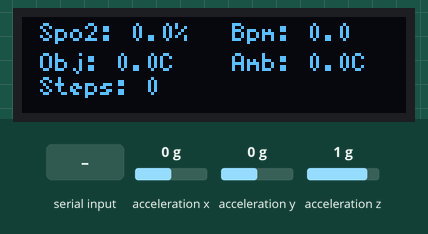
Bench run of a sketch on a simulated Arduino Uno, built with avr-gcc and run on an emulated ATmega328P. Shown: 128×32 one-colour display. Wiring (inferred from the names in the program): MPU-6050 motion sensor at I2C address 0x68. The inputs (shaded band) are chosen by the test bench; at power-on: acceleration x 0 g, acceleration y 0 g, acceleration z 1 g. What the sketch prints to the serial monitor is not drawn.

Above: at 1.2 s.
1.3 s: "90,45,200,10\n" received over the second serial link
At 2.0 s:
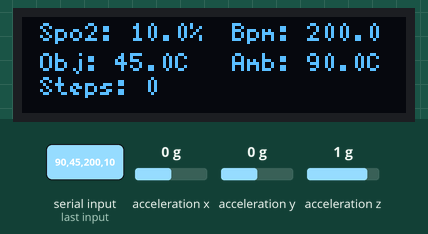
2.8 s: "30,150,10,200\n" received over the second serial link
At 4.4 s:
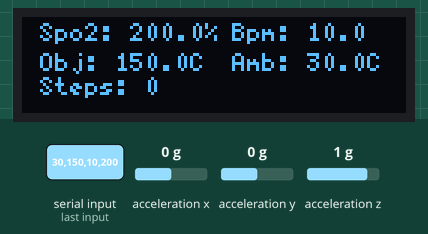
Timing chart, 0 to 5.9 s (numbered marks = the images above; inputs shaded):
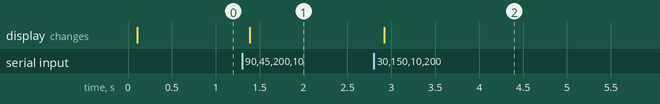

The sketch:

ArduinoNano.ino
```cpp
#include <SoftwareSerial.h>
#include <U8g2lib.h>
#include <Wire.h>

unsigned long lastStepCountSendTime = 0; // To keep track of the last transmission time
const unsigned long stepCountSendInterval = 1000; // Send every 1 second

// Variables for step counting
const int MPU_ADDR = 0x68; // I2C address of MPU-6050
int16_t accelX, accelY, accelZ;
int stepCount = 0;
float accMagnitudePrev = 0;

U8G2_SSD1306_128X32_UNIVISION_F_HW_I2C oled(U8G2_R0);
bool initialized=false;

// Define SoftwareSerial RX and TX pins
#define RX_PIN 10
#define TX_PIN 11

SoftwareSerial mySerial(RX_PIN, TX_PIN);

float bpm = 0.0, spo2 = 0.0, temp_obj = 0.0, temp_amb = 0.0;
char outputBuffer[50]; // Buffer for formatted output string


void init_display()
{
  if (not initialized)
  {
    oled.clearBuffer();
    oled.setCursor(24,12);
    oled.setFont(u8g2_font_5x7_tr);
    oled.drawStr(6, 36, "Steps: 0");    // Initial message with step count
    oled.sendBuffer();
    initialized=true;
  }
}

void setup() {
  Serial.begin(115200);       // For debugging
  mySerial.begin(9600);       // For communication with ESP32
  Wire.begin();

  oled.begin();
  init_display();

    // Initialize the MPU6050
    Serial.println("Initializing MPU6050...");
    Wire.beginTransmission(MPU_ADDR);
    Wire.write(0x6B);  // PWR_MGMT_1 register
    Wire.write(0);     // set to zero (wakes up the MPU-6050)
    Wire.endTransmission(true);
    Serial.println("MPU6050 Initialized.");

  Serial.println("Arduino Uno ready to receive data.");
}

void loop() {
  // Read raw accelerometer data
  readAccelerometerData();

  // Detect step
  detectStep();

  // Check for data from ESP32
  if (mySerial.available()) {
    String receivedData = mySerial.readStringUntil('\n'); // Read until newline
    receivedData.trim(); // Remove whitespace

    if (parseData(receivedData)) {
      // Successfully parsed data
    } else {
      Serial.println("Error: Failed to parse data.");
    }
  }

  // Send step count to ESP32 periodically
  unsigned long currentTime = millis();
  if (currentTime - lastStepCountSendTime >= stepCountSendInterval) {
    sendStepCountToESP32();
    lastStepCountSendTime = currentTime;
  }

  // Update OLED display
  oled.clearBuffer();
  oled.setCursor(6, 8);
  oled.print("Spo2: "); oled.print(spo2, 1); oled.print("%");
  oled.setCursor(70, 8);
  oled.print("Bpm: "); oled.print(bpm, 1);
  oled.setCursor(6, 18);
  oled.print("Obj: "); oled.print(temp_obj, 1); oled.print("C");
  oled.setCursor(70, 18);
  oled.print("Amb: "); oled.print(temp_amb, 1); oled.print("C");
  oled.setCursor(6, 26);
  oled.print("Steps: "); oled.print(stepCount, 1);
  oled.sendBuffer();
}

void sendStepCountToESP32() {
  mySerial.print("Steps:");
  mySerial.println(stepCount);
}


void readAccelerometerData() {
  Wire.beginTransmission(MPU_ADDR);
  Wire.write(0x3B); // Starting register for accelerometer data
  Wire.endTransmission(false);
  Wire.requestFrom(MPU_ADDR, 6, true);

  accelX = Wire.read() << 8 | Wire.read();
  accelY = Wire.read() << 8 | Wire.read();
  accelZ = Wire.read() << 8 | Wire.read();
  }
void detectStep() {
  float accX = accelX / 16384.0;
  float accY = accelY / 16384.0;
  float accZ = accelZ / 16384.0;

  // Calculate the magnitude of acceleration
  // accX * accX is equivalent to pow(accX, 2)
   float accMagnitude = sqrt(accX * accX + accY * accY + accZ * accZ);
  // float accMagnitude = sqrt(accX * accX + accY * accY + accZ * accZ);: This line calculates the magnitude of the acceleration vector using the calculated acceleration values for the X, Y, and Z axes. The sqrt() function is used to calculate the square root of the sum of the squared acceleration values.

  // Peak detection
  if (accMagnitudePrev > accMagnitude + 0.1 && accMagnitudePrev > 1.5) {
    stepCount++;


  }
  accMagnitudePrev = accMagnitude;
}
// Function to parse the received string and convert to values
bool parseData(String data) {
  // Expected format: "x,y,z,temp_obj,temp_amb"
  int comma1 = data.indexOf(',');
  int comma2 = data.indexOf(',', comma1 + 1);
  int comma3 = data.indexOf(',', comma2 + 1);
  //int comma4 = data.indexOf(',', comma3 + 1);

  if (comma1 == -1 || comma2 == -1 || comma3 == -1 /* || comma4 == -1 */) {
    return false; // Invalid format
  }

  // Extract and convert each value
  temp_amb = data.substring(0, comma1).toFloat();
  temp_obj = data.substring(comma1 + 1, comma2).toFloat();
  bpm = data.substring(comma2 + 1, comma3).toFloat();
  spo2 = data.substring(comma3 + 1).toFloat();
  //temp_amb = data.substring(comma4 + 1).toFloat();

  return true; // Successfully parsed
}

// Function to format parsed data into a string
void formatData() {
  // Use dtostrf to convert floats to strings
  char BPM[10], SPO2[10];
  char tempObjStr[10], tempAmbStr[10];

  dtostrf(temp_amb, 6, 2, tempAmbStr);
  dtostrf(temp_obj, 6, 2, tempObjStr);
  dtostrf(bpm, 6, 2, BPM); // 6 = total width, 2 = decimal places
  dtostrf(spo2, 6, 2, SPO2);


  // Format the final output string
  sprintf(outputBuffer, "%s,%s,%s,%s", tempAmbStr, tempObjStr, BPM, SPO2);
}
```

Measured:
- after the input at 1.3 s, the display: changes after 0.09 s (image 1)
- after the input at 2.8 s, the display: changes after 0.12 s (image 2)
